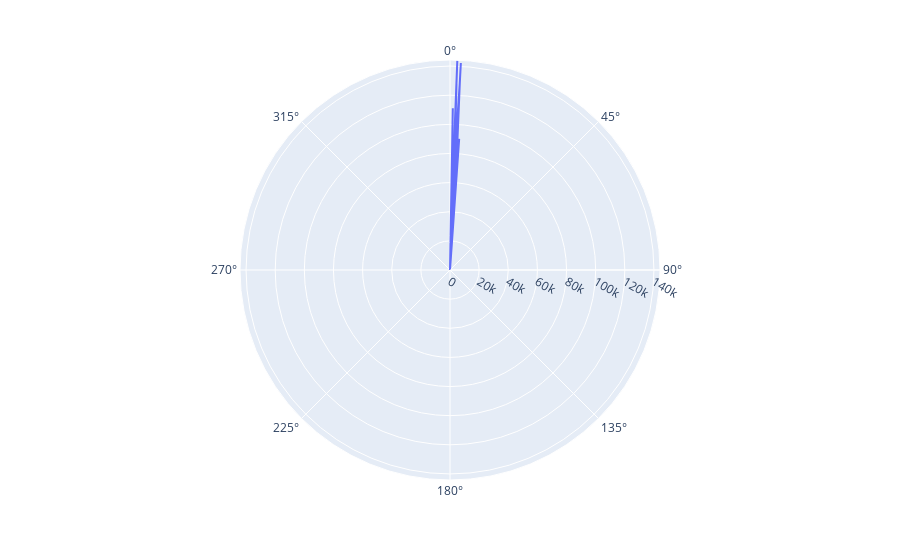

Notebook code for this chart:
### Code cell
#Income Vs Martial status (1,2,3,4)
fig = px.line_polar(demo_data, r='income', theta='marital_status', line_close=True)
fig.show()

### Figure 1 — Plotly figure (JSON) as saved in the notebook; plotly's stock layout.template omitted (floating-point values rounded to 4 significant figures; data arrays with more than 128 entries replaced by an {"elided": "..."} marker saying what was removed)
{"data": [{"hovertemplate": "income=%{r}<br>marital_status=%{theta}<extra></extra>", "legendgroup": "", "line": {"color": "#636efa", "dash": "solid"}, "marker": {"symbol": "circle"}, "mode": "lines", "name": "", "r": {"elided": "748 int values"}, "showlegend": false, "subplot": "polar", "theta": {"elided": "748 int values"}, "type": "scatterpolar"}], "layout": {"autosize": true, "legend": {"tracegroupgap": 0}, "margin": {"t": 60}, "polar": {"angularaxis": {"direction": "clockwise", "rotation": 90, "type": "linear"}, "domain": {"x": [0, 1], "y": [0, 1]}, "radialaxis": {"autorange": true, "range": [0, 144157], "type": "linear"}}}}
